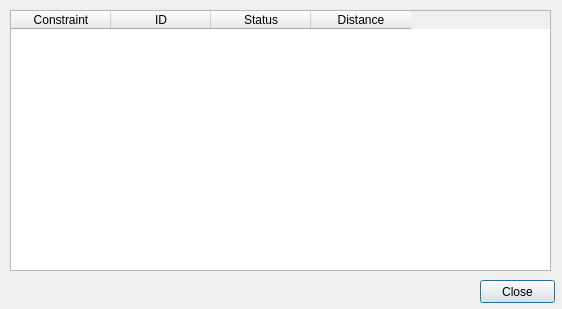
<?xml version="1.0" encoding="UTF-8"?>
<ui version="4.0">
 <class>dlgPipelineDialog</class>
 <widget class="QDialog" name="dlgPipelineDialog">
  <property name="geometry">
   <rect>
    <x>0</x>
    <y>0</y>
    <width>562</width>
    <height>309</height>
   </rect>
  </property>
  <property name="windowTitle">
   <string>Pipeline Planner</string>
  </property>
  <widget class="QTableWidget" name="tblImpacts">
   <property name="geometry">
    <rect>
     <x>10</x>
     <y>10</y>
     <width>541</width>
     <height>261</height>
    </rect>
   </property>
   <property name="alternatingRowColors">
    <bool>true</bool>
   </property>
   <column>
    <property name="text">
     <string>Constraint</string>
    </property>
   </column>
   <column>
    <property name="text">
     <string>ID</string>
    </property>
   </column>
   <column>
    <property name="text">
     <string>Status</string>
    </property>
   </column>
   <column>
    <property name="text">
     <string>Distance</string>
    </property>
   </column>
  </widget>
  <widget class="QPushButton" name="btnPush">
   <property name="geometry">
    <rect>
     <x>480</x>
     <y>280</y>
     <width>75</width>
     <height>23</height>
    </rect>
   </property>
   <property name="text">
    <string>Close</string>
   </property>
  </widget>
 </widget>
 <resources/>
 <connections>
  <connection>
   <sender>btnPush</sender>
   <signal>pressed()</signal>
   <receiver>dlgPipelineDialog</receiver>
   <slot>reject()</slot>
   <hints>
    <hint type="sourcelabel">
     <x>427</x>
     <y>291</y>
    </hint>
    <hint type="destinationlabel">
     <x>240</x>
     <y>154</y>
    </hint>
   </hints>
  </connection>
 </connections>
</ui>
